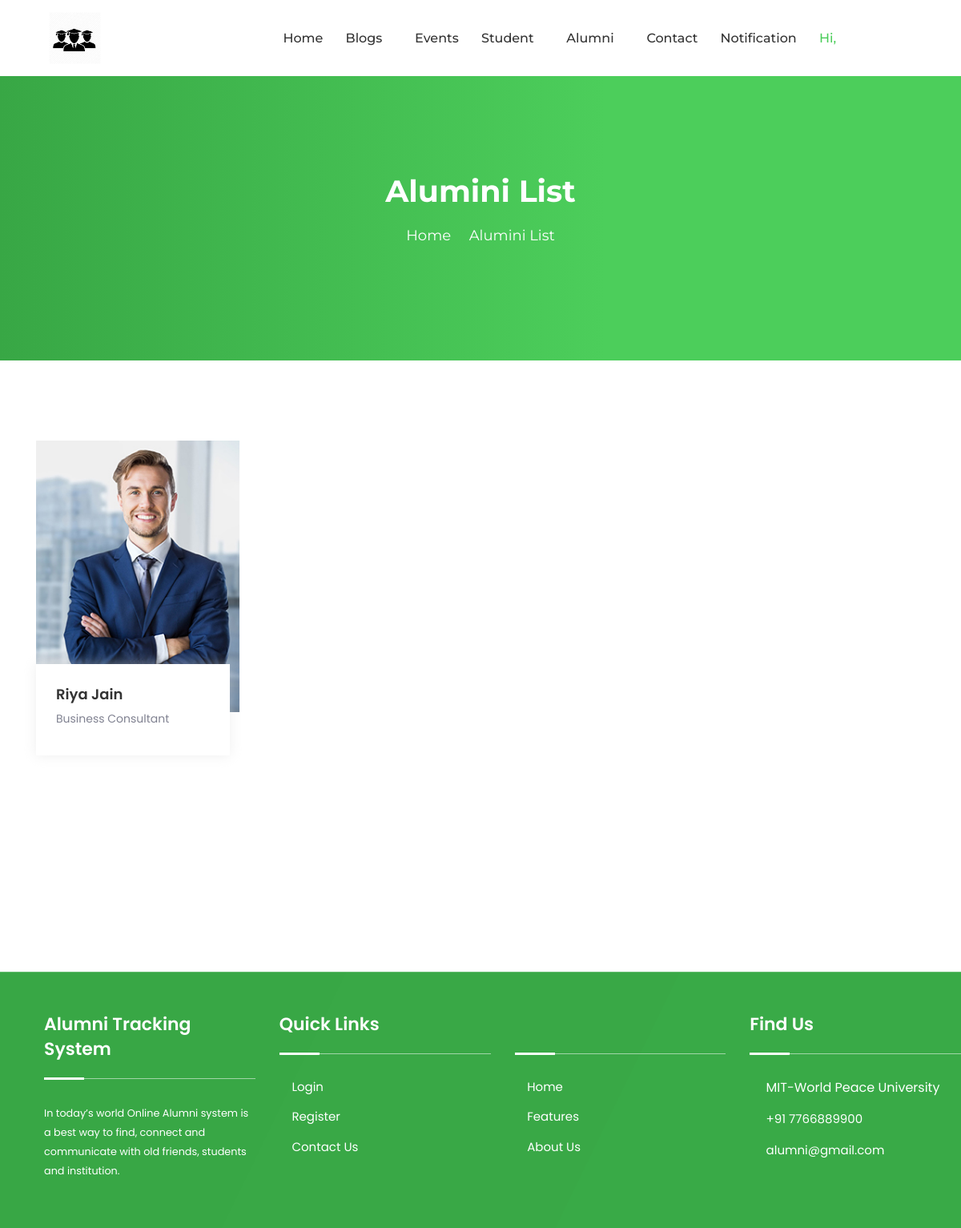
The app's page /alumniList.php, older data.
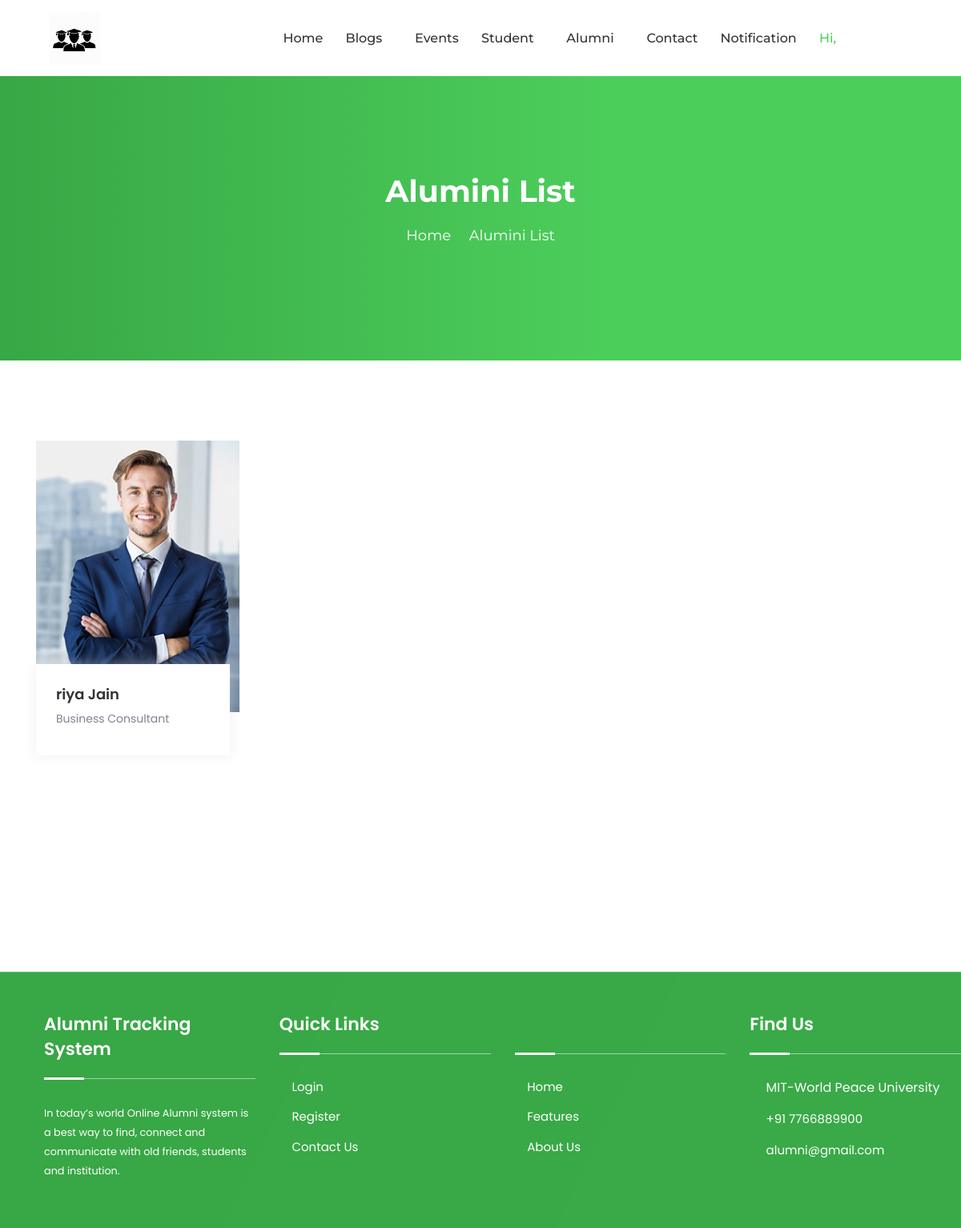
The same page, newer data.
### tables this page shows
CREATE TABLE `tblregister` (
  `Uid` int(11) NOT NULL,
  `PrnEmpno` int(11) NOT NULL,
  `Fname` varchar(100) NOT NULL,
  `Lname` varchar(100) NOT NULL,
  `Email` varchar(100) NOT NULL,
  `Password` varchar(100) NOT NULL,
  `Gender` varchar(100) NOT NULL,
  `Dob` date NOT NULL,
  `Phone` bigint(20) NOT NULL,
  `Usertype` varchar(100) NOT NULL,
  `JoinYear` year(4) NOT NULL,
  `PassYear` year(4) NOT NULL,
  `Cousreid` int(11) DEFAULT NULL,
  `Deptid` int(11) DEFAULT NULL,
  `Desigid` int(11) DEFAULT NULL,
  `About` text DEFAULT NULL,
  `IsActive` tinyint(7) NOT NULL,
  `ProfilePic` varchar(100) DEFAULT NULL
);

### alumniList.php (the view, shortened to what this page needs)
<?php
    include_once("DbConnection.php");
?>
<!DOCTYPE html>
<html lang="zxx">
    <head>
        <?php include_once('cssLinks.php');?>
    </head>
    <body>
        <?php
            if($_SESSION['Type']=="Student")
            {
                include_once('headerStudent.php');
            }
            else if($_SESSION['Type']=="Alumni")
            {
                include_once('headerAlumni.php');
            }
            else{
                include_once('headerHod.php');
            }
        ?>
        <div class="page-title-area">
            <div class="d-table">
                <div class="d-table-cell">
                    <div class="container">
                        <div class="page-title-text">
                            <h2>Alumini List</h2>
                            <ul>
                                <li>
                                    <a href="index.php">Home</a>
                                </li>
                                <li>
                                    <i class="icofont-simple-right"></i>
                                </li>
                                <li>Alumini List</li>
                            </ul>
                        </div>
                    </div>
                </div>
            </div>
        </div>
        <section class="profile-area profile-area-two pt-100">
            <div class="container">
                <div class="row">
                    <?php
                        $alumniList="SELECT * from tblregister where Usertype='Alumni' ";
                        $Execute_List_alumni=mysqli_query($con,$alumniList)or die(mysqli_error($con));
                        if($Execute_List_alumni->num_rows!=0)
                            {
                                while($row_AlumniList=$Execute_List_alumni->fetch_array())
                                {
                                    $Fnm = $row_AlumniList['Fname'];
                                    $Lnm = $row_AlumniList['Lname'];
                    ?>
                    <div class="col-sm-6 col-lg-3">
                        <div class="profile-item wow fadeInUp" data-wow-delay=".3s">
                            <img src="assets/img/home-1/profile/1.jpg" alt="Profile">
                            <div class="profile-inner">
                                <h3><?php echo $Fnm; ?> <?php echo $Lnm; ?></h3>
                                <span>Business Consultant</span>
                            </div>
                        </div>
                    </div>
                    <?php
                        }
                            }
                    ?>
                </div>
            </div>
        </section>
        <?php include_once('footer.php');?>
    </body>
</html>

Row changes from the older to the newer data that the page shows:
changed tblregister "Jain": Fname "Riya" → "riya"
